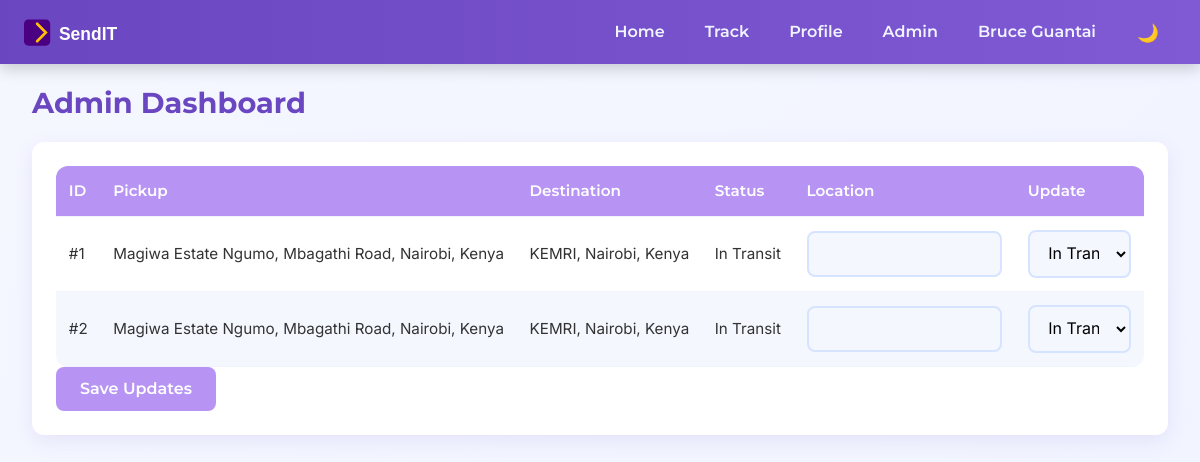
The page /admin (signed in) on the database its author committed.
### models.py (models this page shows)
    class User(db.Model, UserMixin):
        id = db.Column(db.Integer, primary_key=True)
        username = db.Column(db.String(80), unique=True, nullable=False)
        email = db.Column(db.String(120), unique=True, nullable=False)
        password = db.Column(db.String(255), nullable=False)
        is_admin = db.Column(db.Boolean, default=False)
        parcels = db.relationship('Parcel', backref='user', lazy=True)

    class Parcel(db.Model):
        id = db.Column(db.Integer, primary_key=True)
        pickup = db.Column(db.String(255), nullable=False)
        destination = db.Column(db.String(255), nullable=False)
        weight = db.Column(db.Float, nullable=False)
        distance = db.Column(db.Float, nullable=False)
        cost = db.Column(db.Float, nullable=False)
        user_id = db.Column(db.Integer, db.ForeignKey('user.id'), nullable=False)
        tracking_number = db.Column(db.String(16), unique=True, nullable=False)
        status = db.Column(db.String(20), nullable=False, default='Pending')
        current_location = db.Column(db.String(255))
        created_at = db.Column(db.DateTime, nullable=False, default=datetime.utcnow)
        tracking_history = db.Column(JSON, nullable=False, default=[])
        payments = db.relationship('Payment', backref='parcel', lazy=True)

### routes.py (the view, shortened to what this page needs)
@bp.route('/admin', methods=['GET', 'POST'])
@login_required
def admin():
    Parcel = current_app.parcel_model
    if not current_user.is_admin:
        flash('Access denied: Admins only.', 'danger')
        return redirect(url_for('main.index'))
    parcels = Parcel.query.all()
    return render_template('admin.html', parcels=parcels)

### templates/admin.html (shortened to what this page needs)
{% extends "base.html" %}
{% block content %}
<div class="container">
    <h1>Admin Dashboard</h1>
    <div class="card">
        <form method="POST">
            <table class="parcel-table">
                <thead>
                    <tr>
                        <th>ID</th>
                        <th>Pickup</th>
                        <th>Destination</th>
                        <th>Status</th>
                        <th>Location</th>
                        <th>Update</th>
                    </tr>
                </thead>
                <tbody>
                    {% for parcel in parcels %}
                    <tr>
                        <td>#{{ parcel.id }}</td>
                        <td>{{ parcel.pickup }}</td>
                        <td>{{ parcel.destination }}</td>
                        <td>{{ parcel.status }}</td>
                        <td>
                            <input type="text" name="location_{{ parcel.id }}" value="{{ parcel.current_location or '' }}" class="form-control">
                        </td>
                        <td>
                            <select name="status_{{ parcel.id }}" class="form-control" required>
                                <option value="In Transit" {% if parcel.status == 'In Transit' %}selected{% endif %}>In Transit</option>
                            </select>
                        </td>
                    </tr>
                    {% endfor %}
                </tbody>
            </table>
            <button type="submit" class="btn btn-secondary">Save Updates</button>
        </form>
    </div>
</div>
{% endblock %}

### templates/base.html (shortened to what this page needs)
<!DOCTYPE html>
<html lang="en">
<head>
    <link rel="stylesheet" href="{{ url_for('static', filename='style.css') }}">
</head>
<body class="light-theme">
    <nav class="nav">
        <img src="{{ url_for('static', filename='logo.svg') }}" alt="SendIT Logo" class="nav-logo">
        <ul class="nav-links">
            <li><a href="{{ url_for('main.index') }}" {% if request.endpoint == 'index' %}class="active"{% endif %}>Home</a></li>
            <li><a href="{{ url_for('main.track') }}" {% if request.endpoint == 'track' %}class="active"{% endif %}>Track</a></li>
            {% if current_user.is_authenticated %}
                <li><a href="{{ url_for('main.profile') }}" {% if request.endpoint == 'profile' %}class="active"{% endif %}>Profile</a></li>
                {% if current_user.is_admin %}
                    <li><a href="{{ url_for('main.admin') }}" {% if request.endpoint == 'admin' %}class="active"{% endif %}>Admin</a></li>
                {% endif %}
                <li>
                    <span class="nav-username">{{ current_user.username }}</span>
                </li>
                <li>
                    <button id="theme-toggle" class="btn btn-small btn-theme-toggle" title="Toggle Theme">
                        <span class="theme-icon">🌙</span>
                    </button>
                </li>
            {% endif %}
        </ul>
    </nav>
    <div class="container">
        {% block content %}{% endblock %}
    </div>
</body>
</html>

### static/style.css (style rules this page uses)
* { margin: 0; padding: 0; box-sizing: border-box; font-family: 'Inter', sans-serif; touch-action: manipulation; }
body { background: linear-gradient(135deg, #f5f7ff 0%, #f0f4ff 100%); color: #333333; min-height: 100vh; line-height: 1.6; overflow-x: hidden; }
.nav { background: linear-gradient(90deg, #6b46c1 0%, #805ad5 100%); position: fixed; top: 0; left: 0; right: 0; padding: 0.75rem 1.5rem; display: flex; justify-content: space-between; align-items: center; box-shadow: 0 4px 15px rgba(0, 0, 0, 0.2); z-index: 1000; animation: fadeIn 0.5s ease-in; }
.nav-logo { height: 35px; transition: transform 0.3s ease; }
.nav-links { list-style: none; display: flex; gap: 1.5rem; align-items: center; }
.nav-links a { color: #f0f4ff; text-decoration: none; font-family: 'Montserrat', sans-serif; font-size: clamp(0.9rem, 2.5vw, 1rem); font-weight: 600; padding: 0.5rem; position: relative; transition: color 0.3s ease, transform 0.3s ease; }
.nav-username { color: #f0f4ff; font-family: 'Montserrat', sans-serif; font-size: clamp(0.9rem, 2.5vw, 1rem); font-weight: 600; padding: 0.5rem; cursor: pointer; transition: color 0.3s ease; }
.btn-theme-toggle { background: transparent; border: 1px solid #f0f4ff; color: #f0f4ff; font-family: 'Montserrat', sans-serif; font-size: clamp(0.9rem, 2.5vw, 1rem); font-weight: 600; padding: 0.5rem; border-radius: 8px; display: flex; align-items: center; justify-content: center; width: 40px; height: 40px; transition: color 0.3s ease, border-color 0.3s ease, transform 0.3s ease; }
.btn-theme-toggle .theme-icon { font-size: clamp(1rem, 2.5vw, 1.1rem); }
.container { max-width: 100%; width: min(1280px, 100vw); margin: 5rem auto 1rem; padding: 0 1rem; }
.card { background: #fff; border-radius: 12px; box-shadow: 0 6px 20px rgba(107, 70, 193, 0.1); padding: 1.5rem; margin-bottom: 1.5rem; transition: transform 0.3s ease; }
h1, h2 { font-family: 'Montserrat', sans-serif; color: #6b46c1; font-weight: 700; margin-bottom: 1rem; }
h1 { font-size: clamp(1.5rem, 5vw, 1.8rem); }
.form-control { width: 100%; padding: 0.7rem 0.9rem; border: 2px solid #d6e4ff; border-radius: 8px; font-size: clamp(0.9rem, 2.5vw, 1rem); background: #f5f7ff; transition: border-color 0.3s ease, box-shadow 0.3s ease; }
.btn { padding: 0.7rem 1.5rem; border: none; border-radius: 8px; font-family: 'Montserrat', sans-serif; font-size: clamp(0.9rem, 2.5vw, 1rem); font-weight: 600; cursor: pointer; transition: background 0.3s ease, transform 0.3s ease, box-shadow 0.3s ease; margin-right: 0.5rem; min-height: 44px; }
.btn-secondary { background: #b794f4; color: #fff; }
.btn-small { padding: 0.5rem 1rem; font-size: clamp(0.85rem, 2vw, 0.9rem); min-height: 36px; }
.parcel-table { width: 100%; border-collapse: collapse; background: #fff; border-radius: 12px; overflow: hidden; display: block; overflow-x: auto; white-space: nowrap; }
.parcel-table th, .parcel-table td { padding: 0.8rem; text-align: left; border-bottom: 1px solid #f0f4ff; font-size: clamp(0.85rem, 2.5vw, 0.95rem); }
.parcel-table th { background: #b794f4; color: #fff; font-family: 'Montserrat', sans-serif; font-weight: 600; }
.parcel-table tr:nth-child(even) { background: #f5f7ff; }

### rows shown on the page
User: username "Bruce Guantai"
Parcel: id "1", pickup "Magiwa Estate Ngumo, Mbagathi Road, Nairobi, Kenya", destination "KEMRI, Nairobi, Kenya", status "In Transit", status+id "In Transit"
Parcel: id "2", pickup "Magiwa Estate Ngumo, Mbagathi Road, Nairobi, Kenya", destination "KEMRI, Nairobi, Kenya", status "In Transit", status+id "In Transit"
